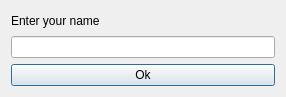
<?xml version="1.0" encoding="UTF-8"?>
<ui version="4.0">
 <class>Dialog</class>
 <widget class="QDialog" name="Dialog">
  <property name="geometry">
   <rect>
    <x>0</x>
    <y>0</y>
    <width>286</width>
    <height>97</height>
   </rect>
  </property>
  <property name="windowTitle">
   <string>Dialog</string>
  </property>
  <layout class="QVBoxLayout" name="verticalLayout">
   <item>
    <widget class="QLabel" name="label">
     <property name="text">
      <string>Enter your name</string>
     </property>
    </widget>
   </item>
   <item>
    <widget class="QLineEdit" name="lineEdit"/>
   </item>
   <item>
    <widget class="QPushButton" name="pushButton">
     <property name="text">
      <string>Ok</string>
     </property>
    </widget>
   </item>
  </layout>
 </widget>
 <resources/>
 <connections/>
</ui>
